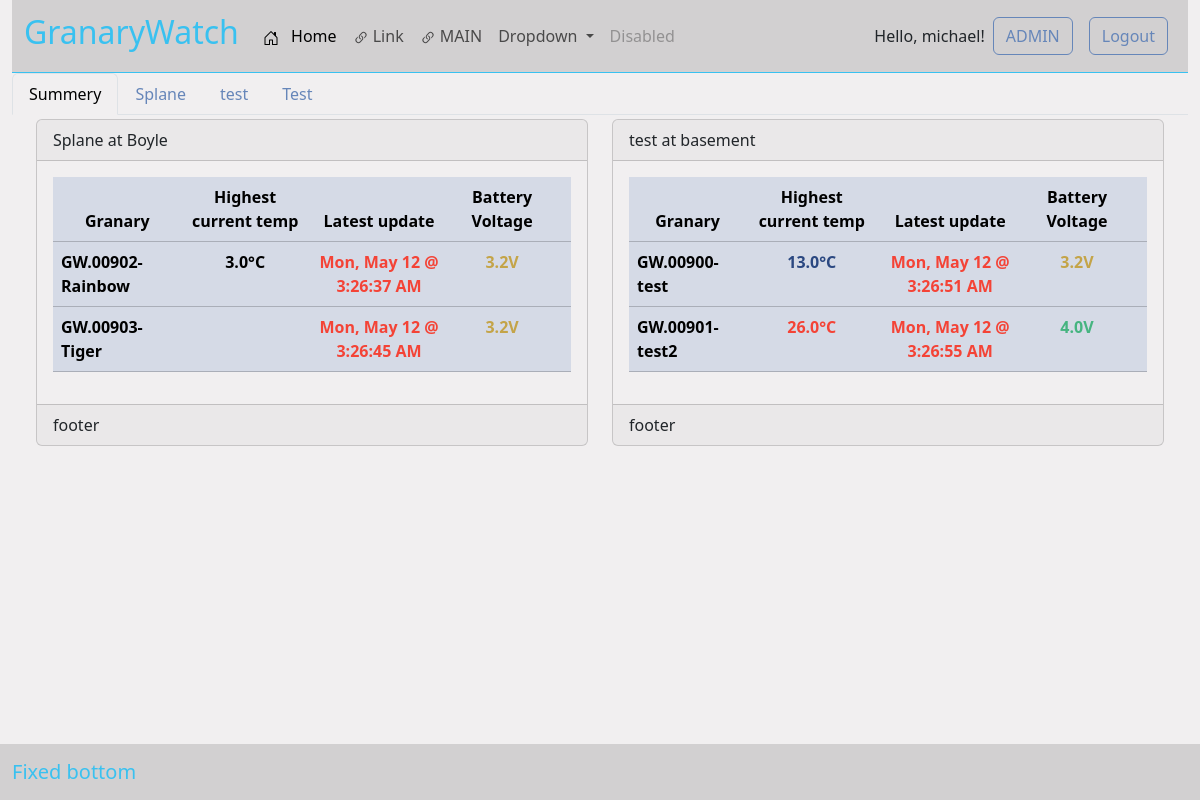
The page /main/ (signed in) on the database its author committed.
### core/models.py (models this page shows, shortened)
class Farm(models.Model):
    ssid = models.CharField(max_length=100, blank = True)
    pw = models.CharField(max_length=100, blank = True)
    name = models.CharField(max_length=100)
    location = models.CharField(max_length=100, blank = True)
    farmers = models.ManyToManyField(User, blank=True, related_name='farms')
    class Meta:
        ordering = ["name"]

class Chain(models.Model):
    ip = models.CharField(max_length=20, unique=True)
    description = models.CharField(max_length=100, blank = True)
    name = models.CharField(max_length=100, unique=True)
    latest_update = models.DateTimeField(default=datetime(2000, 1, 1, 0, 0))
    serial_number = models.CharField(max_length=20)
    farm = models.ForeignKey(Farm, on_delete=models.CASCADE)
    class Meta:
        ordering = ["name"]
    @property
    def battery_voltage(self):
        battery = Status.objects.filter(chain=self).order_by('-recorded').first()
        return battery.battery
    @property
    def highest_current_temp(self):
        try:
            sensors = Sensor.objects.filter(chain=self)
            higest_readings = Reading.objects.filter(sensor__chain=self).order_by('-recorded').first()
        except:
            print("no sensors")
            return None
        else:
            return higest_readings

class Reading(models.Model):
    ALARM_CHOICES = [(2, 'Cleared'), (1, 'In alarm'), (0, 'No alarm')]
    recorded = models.DateTimeField()
    sensor = models.ForeignKey(Sensor, on_delete=models.CASCADE)
    value = models.FloatField()
    alarm_state = models.IntegerField(choices=ALARM_CHOICES, default=0)
    class Meta:
        ordering = ["recorded"]

class Sensor(models.Model):
    wire1_id = models.CharField(max_length=100, unique=True)
    depth = models.IntegerField()
    chain = models.ForeignKey(Chain, on_delete=models.CASCADE)
    alarm = models.IntegerField(default = settings.DEFAULT_ALARM)
    class Meta:
        ordering = ["chain"]

class Status (models.Model):
    chain = models.ForeignKey(Chain, on_delete=models.CASCADE)
    battery = models.FloatField()
    recorded = models.DateTimeField(default=datetime(2000, 1, 1, 0, 0))
    internal_temp = models.FloatField()
    error_log = models.CharField(max_length=200, blank = True)
    debug_log = models.CharField(max_length=200, blank = True)
    class Meta:
        ordering = ["chain"]

### core/views.py (the view)
class Main(LoginRequiredMixin, TemplateView):
    template_name = "core/main.html"
    model = Farm
    def get_context_data(self, **kwargs):
        logged_in_user = self.request.user
        context = super().get_context_data(**kwargs)
        try:
            users_farms = logged_in_user.farms.all()
            context['farms'] = users_farms
            context['chains'] = Chain.objects.all()
        except Farm.DoesNotExist:
            context['farm'] = None  # Or some other appropriate value
            ic("No farm found for this user.")
            ic(logged_in_user)
        return context

### core/templatetags/displays.py (called while the page is built)
@register.simple_tag
def date_format(latest_update):
    if latest_update == datetime(2000, 1, 1, 0, 0):
        return ""
    else:
        now = timezone.now()
        time_difference = now - latest_update
        if time_difference > timedelta(hours=1):
            return mark_safe(f'<div class="text-danger">{latest_update.strftime("%a, %b %d @ %-I:%M:%S %p")}</div>')
        else:
            return mark_safe(f'<div class="text-success">{latest_update.strftime("%a, %b %d @ %-I:%M:%S %p")}</div>')

@register.simple_tag
def battery_voltage__html(voltage):
    if voltage == None:
        return ""
    if voltage > 3.6:
        return mark_safe(f'<div class="text-success">{round(voltage, 1)}V</div>')
    elif voltage < 3.6 and voltage > 3.1:
        return mark_safe(f'<div class="text-warning">{round(voltage, 1)}V</div>')
    else:
        return mark_safe(f'<div class="text-danger">{round(voltage, 1)}V</div>')

@register.simple_tag
def temp_text_colour__html(value, alarm, alarm_state): #float, int, object
    if value:
        temp = round(value, 1)
        if alarm_state == 2:
            colour = "info"
        else:
            if value > alarm:
                colour = "danger"
            elif (value + 5) > alarm:
                colour = "warning"
            elif (value + 10) > alarm:
                colour = "warning"
            elif (value + 15) > alarm:
                colour = "secondary"
            else:
                colour = ""
        return mark_safe(f'<div class="text-{colour}">{temp}°C</div>')
    else:
        return  ""

### core/templates/core/main.html (shortened to what this page needs)
{% extends 'core/base.html' %}
{% block content %}
  <div class="row">
    <div class="col-12">
      <ul class="nav nav-tabs">
        <li class="nav-item">
          <a class="nav-link my-custom-link active" data-bs-toggle="tab" role="tab" href="#SUMMERY">Summery</a>
        </li>
        {% for farm in farms %}
          <li class="nav-item">
            <a class="nav-link my-custom-link" data-bs-toggle="tab"  role="tab" href="#FARM{{ farm.name }}">{{ farm.name }}</a>
          </li>
        {% endfor %}
        <li class="nav-item">
          <a class="nav-link my-custom-link" data-bs-toggle="tab" role="tab" href="#TEST">Test</a>
        </li>
      </ul>
    </div>
  </div>
  <div class="container-fluid boarder">
    <div class="row">
      <div class="col-md-12  ">
        <div class="tab-content ">
          <div class="tab-pane container-fluid boarder fade show active" role="tabpanel" id="SUMMERY">
            {% include 'snippets/summery.html' %}
          </div>
        </div>
      </div>
    </div>
  </div>
{% endblock %}

### core/templates/core/navbar.html (shortened to what this page needs)
<div class="container-fluid">
    <a class="navbar-brand" href="#"><h2>GranaryWatch</h2></a>
    <div class="collapse navbar-collapse" id="navbarSupportedContent">
      <ul class="navbar-nav me-auto mb-2 mb-lg-0">
        <li class="nav-item">
          <a class="nav-link active my-custom-link" aria-current="page" href="#">
            <svg class="bi me-2" width="16" height="16"><use xlink:href="#home"/></svg>
            Home
          </a>
        </li>
        <li class="nav-item">
          <a class="nav-link my-custom-link" href="#">
            Link
          </a>
        </li>
        <li class="nav-item">
          <a class="nav-link my-custom-link" href="{% url 'main' %}">
            MAIN
          </a>
        </li>
        <li class="nav-item dropdown my-custom-link">
          <a class="nav-link dropdown-toggle" href="#" id="navbarDropdown" role="button" data-bs-toggle="dropdown" aria-expanded="false">
            Dropdown
          </a>
        </li>
        <li class="nav-item">
          <a class="nav-link disabled" href="#" tabindex="-1" aria-disabled="true">
            Disabled
          </a>
        </li>
      </ul>
      Hello, {{ user.username|default:"Guest" }}!
      {% if user.is_authenticated %}
        <a class="btn btn-outline-primary m-2" href="{% url 'admin:index' %}" >ADMIN</a>
        {% include "registration/_logout.html" %}
      {% else %}
        <a class="btn btn-outline-primary m-2"  href="{% url 'login' %}">Login</a>
        <a class="btn btn-outline-primary m-2"  href="{% url 'sign_up' %}">Sign up</a>
      {% endif %}
    </div>
</div>

### core/templates/snippets/summery.html
<div class="album py-1 ">
    <div class="row">
        {% for farm in farms %}
            <div class="col-md-6">
                <div class="card">
                    <div class="card-header boarder">
                        {{ farm.name}} at {{ farm.location }}
                    </div>
                    <div class="card-body boarder">
                        {% include "snippets/specific.html" %}
                    </div>
                    <div class="card-footer boarder">footer</div>
                </div>
            </div>
        {% endfor %}
    </div>
</div>

### core/templates/snippets/specific.html
{% load tz %}
{% load displays %}
<table class="table table-secondary table-hover">
  <thead>
    <tr>
      <th scope="col" class = "text-center">Granary</th>
      <th scope="col" class = "text-center">Highest current temp</th>
      <th scope="col" class = "text-center">Latest update</th>
      <th scope="col" class = "text-center">Battery Voltage</th>
      <th scope="col" class = "text-center"></th>
    </tr>
  </thead>
  <tbody>
    {% for chain in chains %}
        {% if chain.farm == farm %}
          <a href="{{ item.get_absolute_url }}" class="row-link">
            <tr>
                <th scope="row">{{ chain.serial_number }}-{{ chain.name }}</th>
                <td class = "text-center fw-bolder">
                    {% temp_text_colour__html chain.highest_current_temp.value chain.highest_current_temp.sensor.alarm chain.highest_current_temp.alarm_state %}
                </td>
                <td class = "text-center fw-bolder">
                    {% localtime on %}
                        {% date_format chain.latest_update %}
                    {% endlocaltime %}
                </td>
                <td class = "text-center fw-bolder">{% battery_voltage__html chain.battery_voltage %}</td>
                <td class = "text-center fw-bolder"></td>
            </tr>
          </a>
        {% endif %}
    {% endfor %}
  </tbody>
</table>

### core/templates/core/base.html (style rules this page uses)
html, body { height: 100%; overflow: hidden; }
body { display: flex; flex-direction: column; }

### rows shown on the page
Farm: name "Splane", location "Boyle"
Farm: name "test", location "basement"
Chain: serial_number "GW.00902", name "Rainbow", id.alarm_state "3.0°C", latest_update "Mon, May 12 @ 3:26:37 AM", id.battery "3.2V"
Chain: serial_number "GW.00903", name "Tiger", latest_update "Mon, May 12 @ 3:26:45 AM", id.battery "3.2V"
Chain: serial_number "GW.00900", name "test", id.alarm_state "13.0°C", latest_update "Mon, May 12 @ 3:26:51 AM", id.battery "3.2V"
Chain: serial_number "GW.00901", name "test2", id.alarm_state "26.0°C", latest_update "Mon, May 12 @ 3:26:55 AM", id.battery "4.0V"

### other values the page prints
{{ user.username|default:"Guest" }} "michael"
